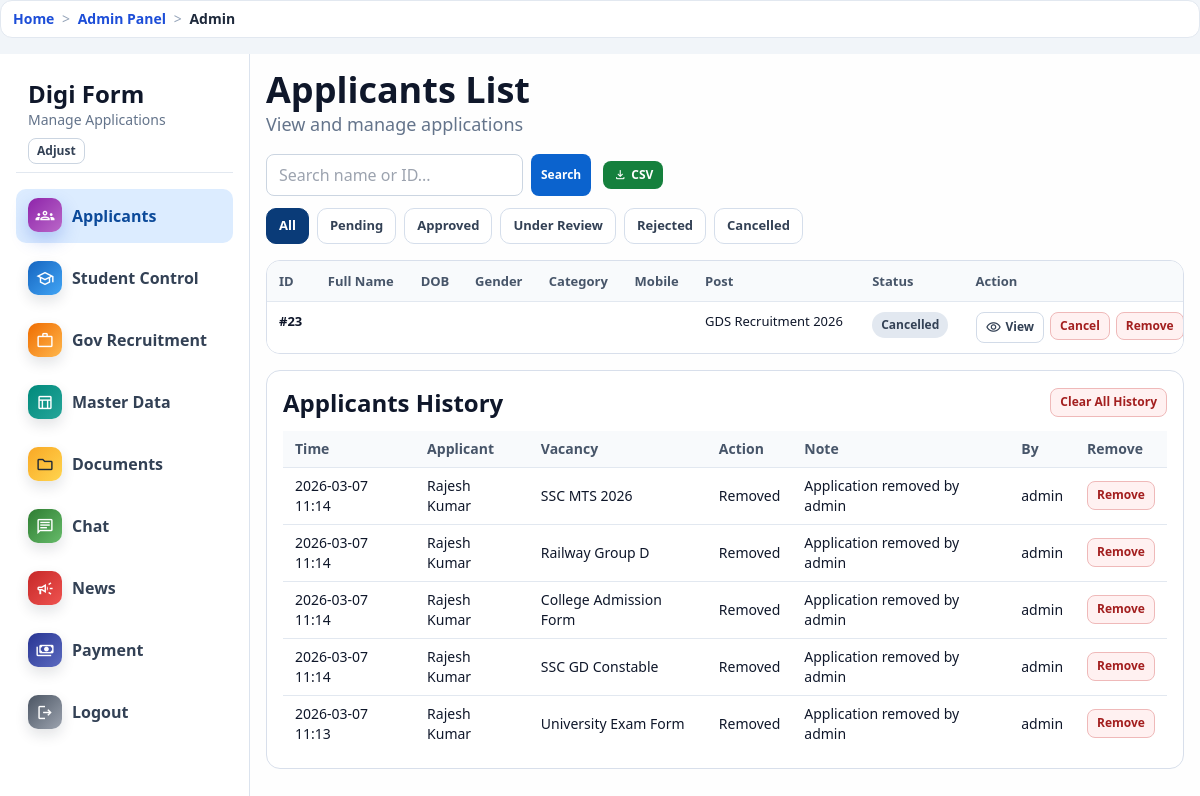
/admin-panel/applicants/ (signed in), run on an earlier commit of the app's database.
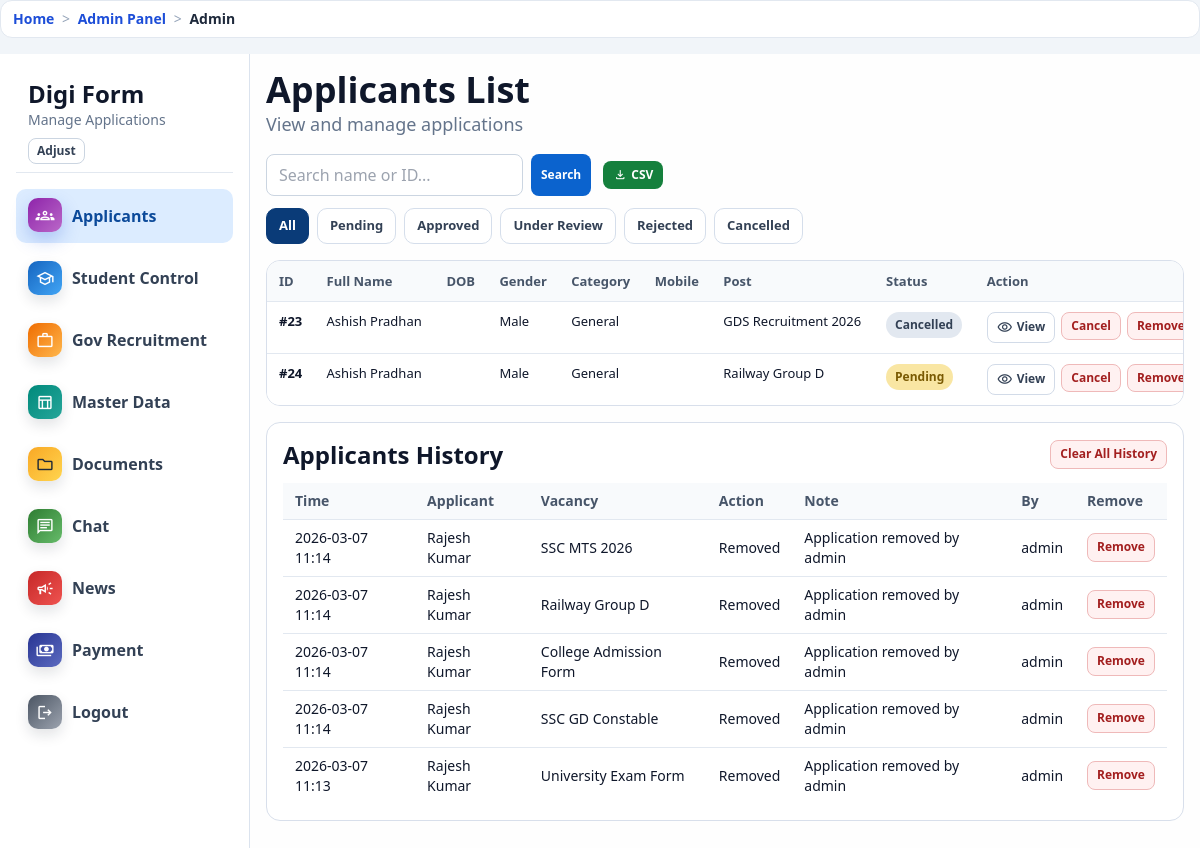
And on a later commit of the database.
### accounts/models.py (models this page shows, shortened)
class Application(models.Model):
    STATUS_PENDING = "pending"
    STATUS_APPROVED = "approved"
    STATUS_UNDER_REVIEW = "under_review"
    STATUS_REJECTED = "rejected"
    STATUS_CANCELLED = "cancelled"
    STATUS_CHOICES = [
        (STATUS_PENDING, "Pending"),
        (STATUS_APPROVED, "Approved"),
        (STATUS_UNDER_REVIEW, "Under Review"),
        (STATUS_REJECTED, "Rejected"),
        (STATUS_CANCELLED, "Cancelled"),
    ]
    profile = models.ForeignKey(UserProfile, on_delete=models.CASCADE, related_name="applications")
    vacancy = models.ForeignKey(Vacancy, on_delete=models.CASCADE, related_name="applications")
    status = models.CharField(max_length=20, choices=STATUS_CHOICES, default=STATUS_PENDING)
    remarks = models.TextField(blank=True)
    applied_at = models.DateTimeField(auto_now_add=True)
    updated_at = models.DateTimeField(auto_now=True)
    cancelled_at = models.DateTimeField(null=True, blank=True)
    class Meta:
        ordering = ["-applied_at"]
        constraints = [
            models.UniqueConstraint(fields=["profile", "vacancy"], name="unique_application_per_profile_vacancy"),
        ]

class Vacancy(models.Model):
    CATEGORY_GOVERNMENT = "government"
    CATEGORY_STUDENT = "student"
    CATEGORY_CHOICES = [
        (CATEGORY_GOVERNMENT, "Government"),
        (CATEGORY_STUDENT, "Student"),
    ]
    category = models.CharField(max_length=20, choices=CATEGORY_CHOICES, default=CATEGORY_GOVERNMENT)
    title = models.CharField(max_length=200)
    organization = models.CharField(max_length=200)
    last_date = models.DateField()
    icon_name = models.CharField(max_length=50, blank=True, default="description")
    image = models.ImageField(upload_to="vacancy_images/", null=True, blank=True)
    display_order = models.PositiveIntegerField(default=0)
    is_active = models.BooleanField(default=True)
    required_documents = models.JSONField(default=list, blank=True)
    required_profile_fields = models.JSONField(default=list, blank=True)
    created_at = models.DateTimeField(auto_now_add=True)
    class Meta:
        ordering = ["display_order", "last_date", "id"]

class ApplicationHistory(models.Model):
    ACTION_STATUS = "status_update"
    ACTION_CANCEL = "cancel"
    ACTION_REMOVE = "remove"
    ACTION_CHOICES = [
        (ACTION_STATUS, "Status Update"),
        (ACTION_CANCEL, "Cancelled"),
        (ACTION_REMOVE, "Removed"),
    ]
    application = models.ForeignKey(
        Application, null=True, blank=True, on_delete=models.SET_NULL, related_name="history_entries"
    )
    action = models.CharField(max_length=20, choices=ACTION_CHOICES, default=ACTION_STATUS)
    profile_name = models.CharField(max_length=150, blank=True)
    applicant_username = models.CharField(max_length=150, blank=True)
    vacancy_title = models.CharField(max_length=220, blank=True)
    actor_username = models.CharField(max_length=150, blank=True)
    note = models.CharField(max_length=300, blank=True)
    created_at = models.DateTimeField(auto_now_add=True)
    class Meta:
        ordering = ["-created_at", "-id"]

class UserProfile(models.Model):
    user          = models.OneToOneField(User, on_delete=models.CASCADE, related_name='profile')
    full_name     = models.CharField(max_length=150, blank=True)
    father_name   = models.CharField(max_length=150, blank=True)
    mother_name   = models.CharField(max_length=150, blank=True)
    dob           = models.DateField(null=True, blank=True)
    GENDER_CHOICES = [('M','Male'),('F','Female'),('O','Other')]
    gender        = models.CharField(max_length=1, choices=GENDER_CHOICES, blank=True)
    CATEGORY_CHOICES = [('General','General'),('OBC','OBC'),('SC','SC'),('ST','ST')]
    category      = models.CharField(max_length=20, choices=CATEGORY_CHOICES, blank=True)
    mobile        = models.CharField(max_length=15, blank=True)
    email         = models.EmailField(blank=True)
    present_state = models.CharField(max_length=100, blank=True)
    present_district = models.CharField(max_length=100, blank=True)
    present_city = models.CharField(max_length=100, blank=True)
    present_pincode = models.CharField(max_length=10, blank=True)
    present_address = models.TextField(blank=True)
    permanent_same_as_present = models.BooleanField(default=False)
    permanent_state = models.CharField(max_length=100, blank=True)
    permanent_district = models.CharField(max_length=100, blank=True)
    permanent_pincode = models.CharField(max_length=10, blank=True)
    permanent_full_address = models.TextField(blank=True)
    permanent_address = models.TextField(blank=True)
    district      = models.CharField(max_length=100, blank=True)
    state         = models.CharField(max_length=100, default='Chhattisgarh', blank=True)
    pincode       = models.CharField(max_length=10, blank=True)
    aadhar        = models.CharField(max_length=20, blank=True)
    samagra_id    = models.CharField(max_length=20, blank=True)
    caste_cert_no = models.CharField(max_length=50, blank=True)
    income_cert_no= models.CharField(max_length=50, blank=True)
    tenth_board   = models.CharField(max_length=100, blank=True)
    tenth_roll_number = models.CharField(max_length=50, blank=True)
    tenth_percentage = models.CharField(max_length=20, blank=True)
    tenth_result  = models.CharField(max_length=50, blank=True)
    twelfth_board = models.CharField(max_length=100, blank=True)
    twelfth_roll_number = models.CharField(max_length=50, blank=True)
    twelfth_percentage = models.CharField(max_length=20, blank=True)
    twelfth_result= models.CharField(max_length=50, blank=True)
    graduation    = models.CharField(max_length=100, blank=True)
    university    = models.CharField(max_length=150, blank=True)
    college_name = models.CharField(max_length=200, blank=True)
    university_name = models.CharField(max_length=200, blank=True)
    course = models.CharField(max_length=150, blank=True)
    year_semester = models.CharField(max_length=100, blank=True)
    enrollment_number = models.CharField(max_length=100, blank=True)
    account_holder_name = models.CharField(max_length=150, blank=True)
    bank_name = models.CharField(max_length=150, blank=True)
    account_number = models.CharField(max_length=50, blank=True)
    ifsc_code = models.CharField(max_length=20, blank=True)
    branch_name = models.CharField(max_length=150, blank=True)
    aadhaar_linked = models.CharField(max_length=3, blank=True, choices=[('yes', 'Yes'), ('no', 'No')])
    personal_extra_rows = models.JSONField(default=list, blank=True)
    address_extra_rows = models.JSONField(default=list, blank=True)
    academic_extra_rows = models.JSONField(default=list, blank=True)
    college_extra_rows = models.JSONField(default=list, blank=True)
    bank_extra_rows = models.JSONField(default=list, blank=True)
    photo         = models.ImageField(upload_to='profile_photos/', null=True, blank=True)
    signature     = models.ImageField(upload_to='profile_signatures/', null=True, blank=True)
    chat_enabled  = models.BooleanField(default=False)
    master_data_last_saved_at = models.DateTimeField(null=True, blank=True)
    master_data_unmask_until = models.DateTimeField(null=True, blank=True)
    master_data_unmask_date = models.DateField(null=True, blank=True)
    master_data_unmask_count = models.PositiveSmallIntegerField(default=0)
    apply_autofill_locked_until = models.DateTimeField(null=True, blank=True)
    apply_profile_view_date = models.DateField(null=True, blank=True)
    apply_profile_view_count = models.PositiveSmallIntegerField(default=0)
    apply_profile_unmask_until = models.DateTimeField(null=True, blank=True)
    apply_profile_unmask_date = models.DateField(null=True, blank=True)
    apply_profile_unmask_count = models.PositiveSmallIntegerField(default=0)
    apply_draft_data = models.JSONField(default=dict, blank=True)

### core/views.py (the view)
# urls.py: path("admin-panel/applicants/", views.admin_applicants, name="admin_applicants"),
@login_required
def admin_applicants(request):
    if not _can_access_admin(request):
        messages.error(request, "Admin panel access allowed nahi hai.")
        return redirect("dashboard")
    query = request.GET.get("q", "").strip()
    status = request.GET.get("status", "all").strip() or "all"
    applications = _filtered_applications(query, status)
    for app in applications:
        app.document_links = _collect_document_links(app)
    history_rows = list(ApplicationHistory.objects.all()[:120])
    context = {
        "applications": applications,
        "history_rows": history_rows,
        "query": query,
        "status": status,
        "status_choices": [("all", "All")] + list(Application.STATUS_CHOICES),
        "is_admin_user": True,
    }
    return render(request, "portal_main/admin_applicants.html", context)

### core/context_processors.py (called while the page is built)
def _humanize_slug(text):
    value = str(text or "").strip().replace("-", " ").replace("_", " ")
    if value.isdigit():
        return f"#{value}"
    return value.title() if value else "Page"

def breadcrumbs(request):
    path = (getattr(request, "path", "") or "/").split("?", 1)[0]
    if not path.startswith("/"):
        path = f"/{path}"
    crumbs = [{"label": "Home", "url": "/"}]
    if path == "/":
        return {"breadcrumbs": crumbs}
    running = ""
    for part in [p for p in path.strip("/").split("/") if p]:
        running += f"/{part}"
        url = f"{running}/"
        label = _humanize_slug(part)
        try:
            match = resolve(url)
            label = NAME_LABELS.get(match.url_name, label)
        except Resolver404:
            pass
        crumbs.append({"label": label, "url": url})
    deduped = [crumbs[0]]
    for item in crumbs[1:]:
        if item["label"] == deduped[-1]["label"] and item["url"] == deduped[-1]["url"]:
            continue
        deduped.append(item)
    return {"breadcrumbs": deduped}

### core/views.py (called while the page is built)
def _is_admin_user(user):
    return bool(user and (user.is_superuser or user.is_staff))

### templates/portal_main/admin_applicants.html (shortened to what the changed rows need)
{% extends 'base.html' %}
{% block body_class %}min-h-screen bg-slate-100 text-slate-900{% endblock %}
{% block page_container_class %}max-w-[1400px] mx-auto p-0{% endblock %}
{% block content %}
<div id="adminLayout" class="layout">
  <main class="panel">
    <h1 class="text-3xl md:text-4xl font-black">Applicants List</h1>
    <div class="tabs mt-3">
      {% for value, label in status_choices %}
      <a href="{% url 'admin_applicants' %}?status={{ value }}&q={{ query }}" class="tab {% if status == value %}active{% endif %}">{{ label }}</a>
      {% endfor %}
    </div>
    <section class="block mt-4 table-wrap">
      <table class="w-full text-left app-table">
        <thead class="bg-slate-50 text-slate-600 text-sm">
          <tr>
            <th>ID</th>
            <th>Full Name</th>
            <th>DOB</th>
            <th>Gender</th>
            <th>Category</th>
            <th>Mobile</th>
            <th>Post</th>
            <th>Status</th>
            <th>Action</th>
          </tr>
        </thead>
        <tbody>
          {% for app in applications %}
          <tr class="border-t border-slate-200 align-top app-row" data-app-row="{{ app.id }}" data-search="{{ app.id }} {{ app.profile.id }} {{ app.profile.full_name|lower }} {{ app.profile.mobile }} {{ app.vacancy.title|lower }}">
            <td class="font-bold">#{{ app.id }}</td>
            <td>{{ app.profile.full_name }}</td>
            <td>{{ app.profile.dob|date:'Y-m-d' }}</td>
            <td>{{ app.profile.get_gender_display }}</td>
            <td>{{ app.profile.category }}</td>
            <td>{{ app.profile.mobile }}</td>
            <td>{{ app.vacancy.title }}</td>
            <td><span class="status {{ app.status }}">{{ app.get_status_display }}</span></td>
            <td>
              <div class="action-pack">
                <button
                  type="button"
                  class="btn btn-gray open-detail"
                  data-detail-url="{% url 'admin_applicant_detail_json' app.id %}"
                  data-csv-url="{% url 'admin_export_single_csv' app.id %}"
                  data-pdf-url="{% url 'admin_applicant_pdf' app.id %}"
                  data-extension-url="{% url 'admin_applicant_extension_file' app.id %}"
                  data-doczip-url="{% url 'admin_download_all_documents' app.id %}"
                >
                  <span class="material-symbols-outlined" style="font-size:16px;">visibility</span> View
                </button>
                <form method="post" action="{% url 'admin_update_application' app.id %}" class="js-admin-app-form" data-app-id="{{ app.id }}" data-form-kind="cancel">
                  <button class="btn btn-red" type="submit">Cancel</button>
                </form>
                <form method="post" action="{% url 'admin_remove_application' app.id %}" class="js-admin-app-form" data-app-id="{{ app.id }}" data-form-kind="remove">
                  <button class="btn btn-red" type="submit">Remove</button>
                </form>
              </div>
            </td>
          </tr>
          {% empty %}
          <tr id="emptyRow"><td colspan="9" class="px-4 py-6 text-center text-slate-500">No applications found.</td></tr>
          {% endfor %}
        </tbody>
      </table>
    </section>
    <section class="block mt-4 p-4">
      <div class="flex flex-wrap items-center justify-between gap-2">
        <h2 class="text-2xl font-black">Applicants History</h2>
      </div>
      <div class="mt-3 table-wrap">
        <table class="w-full text-left text-sm">
          <thead class="bg-slate-50 text-slate-600">
            <tr>
              <th class="px-3 py-2">Time</th>
              <th class="px-3 py-2">Applicant</th>
              <th class="px-3 py-2">Vacancy</th>
              <th class="px-3 py-2">Action</th>
              <th class="px-3 py-2">Note</th>
              <th class="px-3 py-2">By</th>
              <th class="px-3 py-2">Remove</th>
            </tr>
          </thead>
          <tbody>
            {% for h in history_rows %}
            <tr class="border-t border-slate-200" data-history-row="{{ h.id }}">
              <td class="px-3 py-2">{{ h.created_at|date:"Y-m-d H:i" }}</td>
              <td class="px-3 py-2">{{ h.profile_name|default:h.applicant_username }}</td>
              <td class="px-3 py-2">{{ h.vacancy_title }}</td>
              <td class="px-3 py-2">{{ h.get_action_display }}</td>
              <td class="px-3 py-2">{{ h.note }}</td>
              <td class="px-3 py-2">{{ h.actor_username }}</td>
              <td class="px-3 py-2">
                <form method="post" action="{% url 'admin_remove_history_entry' h.id %}" class="js-history-remove" data-history-id="{{ h.id }}">
                  <button type="submit" class="btn btn-red">Remove</button>
                </form>
              </td>
            </tr>
            {% empty %}
            <tr><td colspan="7" class="px-3 py-3 text-slate-500">No history yet.</td></tr>
            {% endfor %}
          </tbody>
        </table>
      </div>
    </section>
  </main>
</div>
{% endblock %}

What changed in the data, as far as the page shows it:
changed through a linked row, Application "Cancelled": profile.full_name (not shown) → "Ashish Pradhan"; profile.gender (not shown) → "Male"; profile.category (not shown) → "General"
added Application: id "24", profile.full_name "Ashish Pradhan", profile.gender "Male", profile.category "General", vacancy "Railway Group D", status "Pending"
